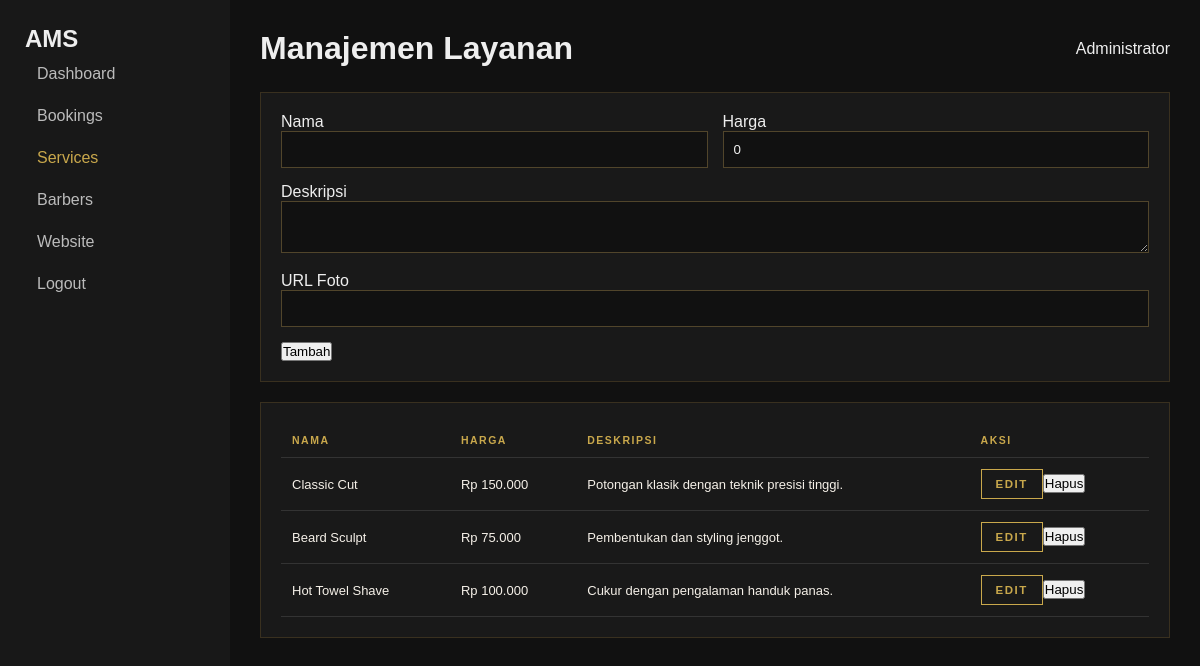
The app's page /admin/services.php (signed in) with its own data.
### tables this page shows
CREATE TABLE IF NOT EXISTS services (
 id INT UNSIGNED AUTO_INCREMENT PRIMARY KEY,
 nama VARCHAR(150) NOT NULL,
 harga INT NOT NULL DEFAULT 0,
 deskripsi TEXT NULL,
 foto VARCHAR(500) NULL,
 created_at TIMESTAMP DEFAULT CURRENT_TIMESTAMP
);

### admin/services.php (the view, shortened to what this page needs)
<?php
require_once __DIR__.'/../includes/auth.php';
$edit=null;if(isset($_GET['edit'])){$s=$pdo->prepare("SELECT * FROM services WHERE id=?");$s->execute([(int)$_GET['edit']]);$edit=$s->fetch();}
$rows=$pdo->query("SELECT * FROM services ORDER BY id ASC")->fetchAll();$pageTitle='Manajemen Layanan';$activeMenu='services';require __DIR__.'/includes/layout_top.php';
?>
<div class="panel"><form method="post" class="form-grid"><input type="hidden" name="action" value="save"><input type="hidden" name="id" value="<?=htmlspecialchars($edit['id']??0)?>">
<div><label>Nama</label><input name="nama" required value="<?=htmlspecialchars($edit['nama']??'')?>"></div><div><label>Harga</label><input type="number" name="harga" required value="<?=htmlspecialchars($edit['harga']??0)?>"></div>
<div class="full"><label>Deskripsi</label><textarea name="deskripsi"><?=htmlspecialchars($edit['deskripsi']??'')?></textarea></div><div class="full"><label>URL Foto</label><input name="foto" value="<?=htmlspecialchars($edit['foto']??'')?>"></div>
<div class="full"><button><?= $edit?'Update':'Tambah' ?></button></div></form></div>
<div class="panel"><div class="table-wrap"><table><tr><th>Nama</th><th>Harga</th><th>Deskripsi</th><th>Aksi</th></tr>
<?php foreach($rows as $r):?><tr><td><?=htmlspecialchars($r['nama'])?></td><td>Rp <?=number_format($r['harga'],0,',','.')?></td><td><?=htmlspecialchars($r['deskripsi'])?></td><td><a class="btn" href="?edit=<?=$r['id']?>">Edit</a><form method="post" style="display:inline"><input type="hidden" name="action" value="delete"><input type="hidden" name="id" value="<?=$r['id']?>"><button>Hapus</button></form></td></tr><?php endforeach;?></table></div></div>
<?php require __DIR__.'/includes/layout_bottom.php'; ?>

### admin/includes/layout_top.php (shortened to what this page needs)
<!doctype html><html lang="id"><head><meta charset="utf-8"><meta name="viewport" content="width=device-width,initial-scale=1">
<link rel="stylesheet" href="../assets/css/admin.css">
</head><body><div class="admin-wrap"><aside class="side"><h2>AMS</h2>
<a class="<?= $activeMenu==='dashboard'?'active':''?>" href="dashboard.php">Dashboard</a>
<a class="<?= $activeMenu==='bookings'?'active':''?>" href="bookings.php">Bookings</a>
<a class="<?= $activeMenu==='services'?'active':''?>" href="services.php">Services</a>
<a class="<?= $activeMenu==='barbers'?'active':''?>" href="barbers.php">Barbers</a>
<a href="../index.php">Website</a><a href="../logout.php">Logout</a></aside><main class="main">
<div class="top"><h1><?=htmlspecialchars($pageTitle)?></h1><span><?=htmlspecialchars($_SESSION['admin_nama']??'Admin')?></span></div>

### admin/includes/layout_bottom.php
</main></div></body></html>

### assets/css/admin.css (style rules this page uses)
* { box-sizing:border-box;margin:0;padding:0; }
:root { --gold:#C9A84C; --gold-light:#E8C96A; --gold-dim:rgba(201,168,76,0.14); --black:#0a0a0a; --black-2:#121212; --black-3:#1a1a1a; --black-4:#212121; --white:#f5f0e8; --text-muted:rgba(245,240,232,0.5); --ok:#6fbf73; --warn:#e0b34c; --danger:#e06868; }
body { font-family:'Inter',sans-serif;background:var(--black);color:var(--white); }
a { color:inherit; }
.admin-wrap { display:flex;min-height:100vh; }
.panel { background:var(--black-3);border:1px solid rgba(201,168,76,0.2);margin-bottom:28px; }
table { width:100%;border-collapse:collapse;font-size:13px; }
th { text-align:left;font-size:10.5px;letter-spacing:1.5px;text-transform:uppercase; color:var(--gold);padding:12px 14px;border-bottom:1px solid rgba(201,168,76,0.25); }
td { padding:13px 14px;border-bottom:1px solid rgba(255,255,255,0.06);color:var(--white); }
.btn { display:inline-flex;align-items:center;gap:6px;border:1px solid var(--gold);background:transparent; color:var(--gold);padding:9px 18px;font-size:11.5px;letter-spacing:1.5px;text-transform:uppercase; cursor:pointer;text-decoration:none;transition:.2s;font-family:inherit;font-weight:600; }
.form-grid { display:grid;grid-template-columns:1fr 1fr;gap:18px; }

### admin/includes/layout_top.php (style rules this page uses)
body { margin:0;background:#111;color:#eee;font-family:Arial }
.admin-wrap { display:flex;min-height:100vh }
.side { width:230px;background:#181818;padding:25px;box-sizing:border-box }
.side a { display:block;padding:12px;color:#bbb;text-decoration:none }
.side a.active,.side a:hover { color:#c9a84c }
.main { flex:1;padding:30px;overflow:auto }
.top { display:flex;justify-content:space-between;align-items:center;margin-bottom:25px }
.btn { padding:8px 14px;border:1px solid #c9a84c;color:#c9a84c;text-decoration:none;background:transparent }
.table-wrap { overflow:auto }
.panel { background:#191919;padding:20px;margin-bottom:20px;border:1px solid #39301f }
table { width:100%;border-collapse:collapse }
th,td { padding:11px;border-bottom:1px solid #333;text-align:left }
input,select,textarea { box-sizing:border-box;background:#111;color:#eee;border:1px solid #51452b;padding:10px;width:100% }
.form-grid { display:grid;grid-template-columns:1fr 1fr;gap:15px }
.full { grid-column:1/-1 }

### records on screen
services: nama "Classic Cut", harga "150.000", deskripsi "Potongan klasik dengan teknik presisi tinggi."
services: nama "Beard Sculpt", harga "75.000", deskripsi "Pembentukan dan styling jenggot."
services: nama "Hot Towel Shave", harga "100.000", deskripsi "Cukur dengan pengalaman handuk panas."

### other values on screen
$pageTitle "Manajemen Layanan"
$_SESSION['admin_nama'] "Administrator"
